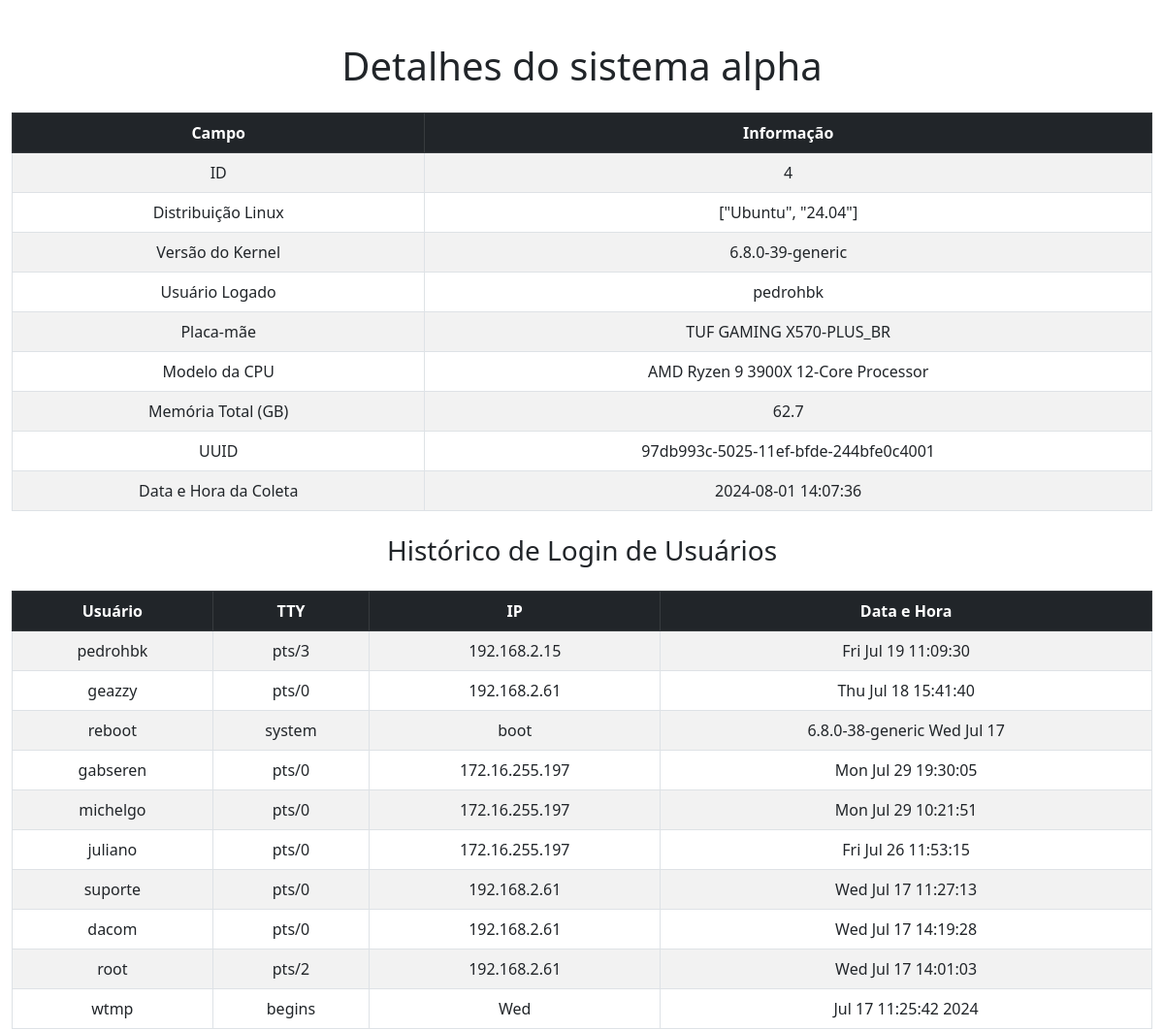
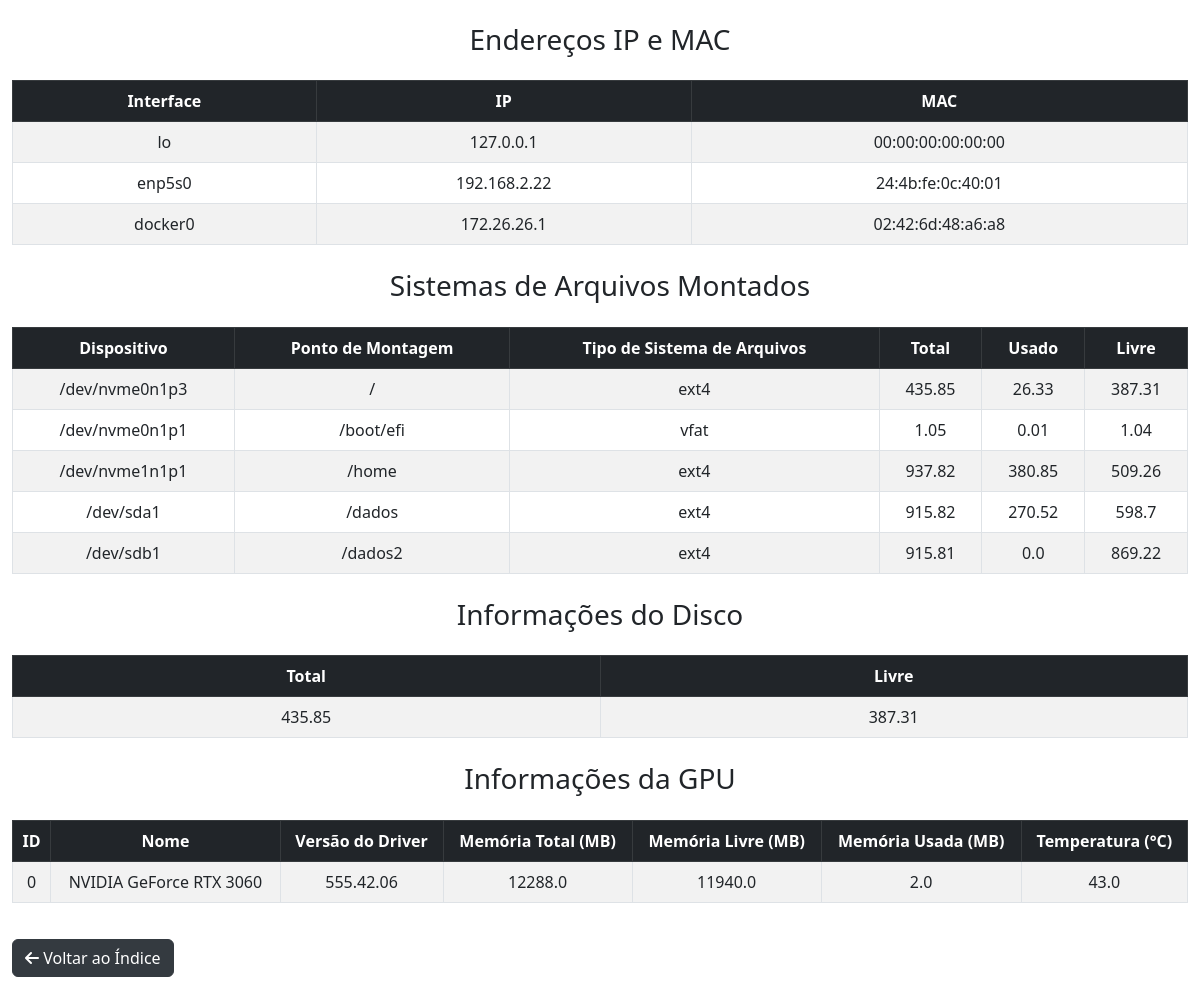
/details/4, run on the app's committed database (2 pictures, top to bottom).
### app.py (models this page shows)
class SystemInfo(db.Model):
    id = db.Column(db.Integer, primary_key=True)
    hostname = db.Column(db.String(120), nullable=False)
    linux_distribution = db.Column(db.String(120), nullable=False)
    kernel_version = db.Column(db.String(120), nullable=False)
    logged_in_user = db.Column(db.String(120), nullable=False)
    cpu_model = db.Column(db.String(120), nullable=False)
    memory_total_gb = db.Column(db.Float, nullable=False)
    uuid1 = db.Column(db.String(36), unique=True, nullable=False)
    collection_datetime = db.Column(db.String(120), nullable=False)
    motherboard_model = db.Column(db.String(255))
    user_login_history = db.relationship('UserLoginHistory', backref='system_info', lazy=True)
    ip_and_mac_addresses = db.relationship('IPAndMacAddress', backref='system_info', lazy=True)
    mounted_filesystems = db.relationship('MountedFilesystems', backref='system_info', lazy=True)
    disk_info = db.relationship('DiskInfo', backref='system_info', uselist=False)
    gpu_info = db.relationship('GPUInfo', backref='system_info', lazy=True)

class UserLoginHistory(db.Model):
    id = db.Column(db.Integer, primary_key=True)
    user = db.Column(db.String(120), nullable=False)
    tty = db.Column(db.String(120), nullable=False)
    ip = db.Column(db.String(120), nullable=False)
    datetime = db.Column(db.String(120), nullable=False)
    system_info_id = db.Column(db.Integer, db.ForeignKey('system_info.id'), nullable=False)

class IPAndMacAddress(db.Model):
    id = db.Column(db.Integer, primary_key=True)
    interface = db.Column(db.String(120), nullable=False)
    ip = db.Column(db.String(120), nullable=False)
    mac = db.Column(db.String(120), nullable=False)
    system_info_id = db.Column(db.Integer, db.ForeignKey('system_info.id'), nullable=False)

class MountedFilesystems(db.Model):
    id = db.Column(db.Integer, primary_key=True)
    device = db.Column(db.String(120), nullable=False)
    mountpoint = db.Column(db.String(120), nullable=False)
    fstype = db.Column(db.String(120), nullable=False)
    total = db.Column(db.Float, nullable=False)
    used = db.Column(db.Float, nullable=False)
    free = db.Column(db.Float, nullable=False)
    system_info_id = db.Column(db.Integer, db.ForeignKey('system_info.id'), nullable=False)

class DiskInfo(db.Model):
    id = db.Column(db.Integer, primary_key=True)
    total = db.Column(db.Float, nullable=False)
    free = db.Column(db.Float, nullable=False)
    system_info_id = db.Column(db.Integer, db.ForeignKey('system_info.id'), nullable=False)

class GPUInfo(db.Model):
    id = db.Column(db.Integer, primary_key=True)
    gpu_id = db.Column(db.Integer, nullable=False)
    name = db.Column(db.String(120), nullable=False)
    driver_version = db.Column(db.String(120), nullable=False)
    memory_total = db.Column(db.Float, nullable=False)
    memory_free = db.Column(db.Float, nullable=False)
    memory_used = db.Column(db.Float, nullable=False)
    temperature = db.Column(db.Float, nullable=False)
    system_info_id = db.Column(db.Integer, db.ForeignKey('system_info.id'), nullable=False)

### app.py (the view)
@app.route('/details/<int:id>')
def details(id):
    system_info = SystemInfo.query.get_or_404(id)
    return render_template('details.html', system_info=system_info)

### templates/details.html (shortened to what this page needs)
<!DOCTYPE html>
<html lang="pt-br">
  <head>
    <link href="https://cdn.jsdelivr.net/npm/bootstrap@5.3.0/dist/css/bootstrap.min.css" rel="stylesheet" />
    <link rel="stylesheet" href="https://cdnjs.cloudflare.com/ajax/libs/font-awesome/6.0.0-beta3/css/all.min.css" />
  </head>
  <body>
    <div class="container">
      <h1 class="my-4 text-center">Detalhes do sistema {{ system_info.hostname }}</h1>
      <table class="table table-bordered table-striped text-center">
        <thead class="table-dark">
          <tr>
            <th>Campo</th>
            <th>Informação</th>
          </tr>
        </thead>
        <tbody>
          <tr>
            <td>ID</td>
            <td>{{ system_info.id }}</td>
          </tr>
          <tr>
            <td>Distribuição Linux</td>
            <td>{{ system_info.linux_distribution }}</td>
          </tr>
          <tr>
            <td>Versão do Kernel</td>
            <td>{{ system_info.kernel_version }}</td>
          </tr>
          <tr>
            <td>Usuário Logado</td>
            <td>{{ system_info.logged_in_user }}</td>
          </tr>
          <tr>
            <td>Placa-mãe</td>
            <td>{{ system_info.motherboard_model }}</td>
          </tr>
          <tr>
            <td>Modelo da CPU</td>
            <td>{{ system_info.cpu_model }}</td>
          </tr>
          <tr>
            <td>Memória Total (GB)</td>
            <td>{{ system_info.memory_total_gb }}</td>
          </tr>
          <tr>
            <td>UUID</td>
            <td>{{ system_info.uuid1 }}</td>
          </tr>
          <tr>
            <td>Data e Hora da Coleta</td>
            <td>{{ system_info.collection_datetime }}</td>
          </tr>
        </tbody>
      </table>
      <h3 class="my-4 text-center">Histórico de Login de Usuários</h3>
      <table class="table table-bordered table-striped text-center">
        <thead class="table-dark">
          <tr>
            <th>Usuário</th>
            <th>TTY</th>
            <th>IP</th>
            <th>Data e Hora</th>
          </tr>
        </thead>
        <tbody>
          {% for entry in system_info.user_login_history %}
          <tr>
            <td>{{ entry.user }}</td>
            <td>{{ entry.tty }}</td>
            <td>{{ entry.ip }}</td>
            <td>{{ entry.datetime }}</td>
          </tr>
          {% endfor %}
        </tbody>
      </table>
      <h3 class="my-4 text-center">Endereços IP e MAC</h3>
      <table class="table table-bordered table-striped text-center">
        <thead class="table-dark">
          <tr>
            <th>Interface</th>
            <th>IP</th>
            <th>MAC</th>
          </tr>
        </thead>
        <tbody>
          {% for entry in system_info.ip_and_mac_addresses %}
          <tr>
            <td>{{ entry.interface }}</td>
            <td>{{ entry.ip }}</td>
            <td>{{ entry.mac }}</td>
          </tr>
          {% endfor %}
        </tbody>
      </table>
      <h3 class="my-4 text-center">Sistemas de Arquivos Montados</h3>
      <table class="table table-bordered table-striped text-center">
        <thead class="table-dark">
          <tr>
            <th>Dispositivo</th>
            <th>Ponto de Montagem</th>
            <th>Tipo de Sistema de Arquivos</th>
            <th>Total</th>
            <th>Usado</th>
            <th>Livre</th>
          </tr>
        </thead>
        <tbody>
          {% for entry in system_info.mounted_filesystems %}
          <tr>
            <td>{{ entry.device }}</td>
            <td>{{ entry.mountpoint }}</td>
            <td>{{ entry.fstype }}</td>
            <td>{{ entry.total }}</td>
            <td>{{ entry.used }}</td>
            <td>{{ entry.free }}</td>
          </tr>
          {% endfor %}
        </tbody>
      </table>
      <h3 class="my-4 text-center">Informações do Disco</h3>
      <table class="table table-bordered table-striped text-center">
        <thead class="table-dark">
          <tr>
            <th>Total</th>
            <th>Livre</th>
          </tr>
        </thead>
        <tbody>
          {% if system_info.disk_info %}
          <tr>
            <td>{{ system_info.disk_info.total }}</td>
            <td>{{ system_info.disk_info.free }}</td>
          </tr>
          {% else %}
          <tr>
            <td colspan="2">Nenhuma informação de disco disponível</td>
          </tr>
          {% endif %}
        </tbody>
      </table>
      <h3 class="my-4 text-center">Informações da GPU</h3>
      <table class="table table-bordered table-striped text-center">
        <thead class="table-dark">
          <tr>
            <th>ID</th>
            <th>Nome</th>
            <th>Versão do Driver</th>
            <th>Memória Total (MB)</th>
            <th>Memória Livre (MB)</th>
            <th>Memória Usada (MB)</th>
            <th>Temperatura (°C)</th>
          </tr>
        </thead>
        <tbody>
          {% for entry in system_info.gpu_info %}
          <tr>
            <td>{{ entry.gpu_id }}</td>
            <td>{{ entry.name }}</td>
            <td>{{ entry.driver_version }}</td>
            <td>{{ entry.memory_total }}</td>
            <td>{{ entry.memory_free }}</td>
            <td>{{ entry.memory_used }}</td>
            <td>{{ entry.temperature }}</td>
          </tr>
          {% endfor %}
        </tbody>
      </table>
      <a class="btn btn-dark back-button" href="{{ url_for('index') }}"> <i class="fas fa-arrow-left"></i> Voltar ao Índice </a>
    </div>
  </body>
</html>

### templates/details.html (style rules this page uses)
body { padding-top: 20px; padding-bottom: 40px; }
.container { max-width: 1200px; }
table { margin: auto; }
.back-button { margin-top: 20px; background-color: #343a40; border-color: #343a40; }

### data on the page
SystemInfo: hostname "alpha", id "4", linux_distribution "[\"Ubuntu\", \"24.04\"]", kernel_version "6.8.0-39-generic", logged_in_user "pedrohbk", motherboard_model "TUF GAMING X570-PLUS_BR", cpu_model "AMD Ryzen 9 3900X 12-Core Processor", memory_total_gb "62.7", uuid1 "97db993c-5025-11ef-bfde-244bfe0c4001", collection_datetime "2024-08-01 14:07:36"
UserLoginHistory: user "pedrohbk", tty "pts/3", ip "192.168.2.15", datetime "Fri Jul 19 11:09:30"
UserLoginHistory: user "geazzy", tty "pts/0", ip "192.168.2.61", datetime "Thu Jul 18 15:41:40"
UserLoginHistory: user "reboot", tty "system", ip "boot", datetime "6.8.0-38-generic Wed Jul 17"
UserLoginHistory: user "gabseren", tty "pts/0", ip "172.16.255.197", datetime "Mon Jul 29 19:30:05"
UserLoginHistory: user "michelgo", tty "pts/0", ip "172.16.255.197", datetime "Mon Jul 29 10:21:51"
UserLoginHistory: user "juliano", tty "pts/0", ip "172.16.255.197", datetime "Fri Jul 26 11:53:15"
UserLoginHistory: user "suporte", tty "pts/0", ip "192.168.2.61", datetime "Wed Jul 17 11:27:13"
UserLoginHistory: user "dacom", tty "pts/0", ip "192.168.2.61", datetime "Wed Jul 17 14:19:28"
UserLoginHistory: user "root", tty "pts/2", ip "192.168.2.61", datetime "Wed Jul 17 14:01:03"
UserLoginHistory: user "wtmp", tty "begins", ip "Wed", datetime "Jul 17 11:25:42 2024"
IPAndMacAddress: interface "lo", ip "127.0.0.1", mac "00:00:00:00:00:00"
IPAndMacAddress: interface "enp5s0", ip "192.168.2.22", mac "24:4b:fe:0c:40:01"
IPAndMacAddress: interface "docker0", ip "172.26.26.1", mac "02:42:6d:48:a6:a8"
MountedFilesystems: device "/dev/nvme0n1p3", mountpoint "/", fstype "ext4", total "435.85", used "26.33", free "387.31"
MountedFilesystems: device "/dev/nvme0n1p1", mountpoint "/boot/efi", fstype "vfat", total "1.05", used "0.01", free "1.04"
MountedFilesystems: device "/dev/nvme1n1p1", mountpoint "/home", fstype "ext4", total "937.82", used "380.85", free "509.26"
MountedFilesystems: device "/dev/sda1", mountpoint "/dados", fstype "ext4", total "915.82", used "270.52", free "598.7"
MountedFilesystems: device "/dev/sdb1", mountpoint "/dados2", fstype "ext4", total "915.81", used "0.0", free "869.22"
DiskInfo: disk_info.total "435.85", disk_info.free "387.31"
GPUInfo: gpu_id "0", name "NVIDIA GeForce RTX 3060", driver_version "555.42.06", memory_total "12288.0", memory_free "11940.0", memory_used "2.0", temperature "43.0"
